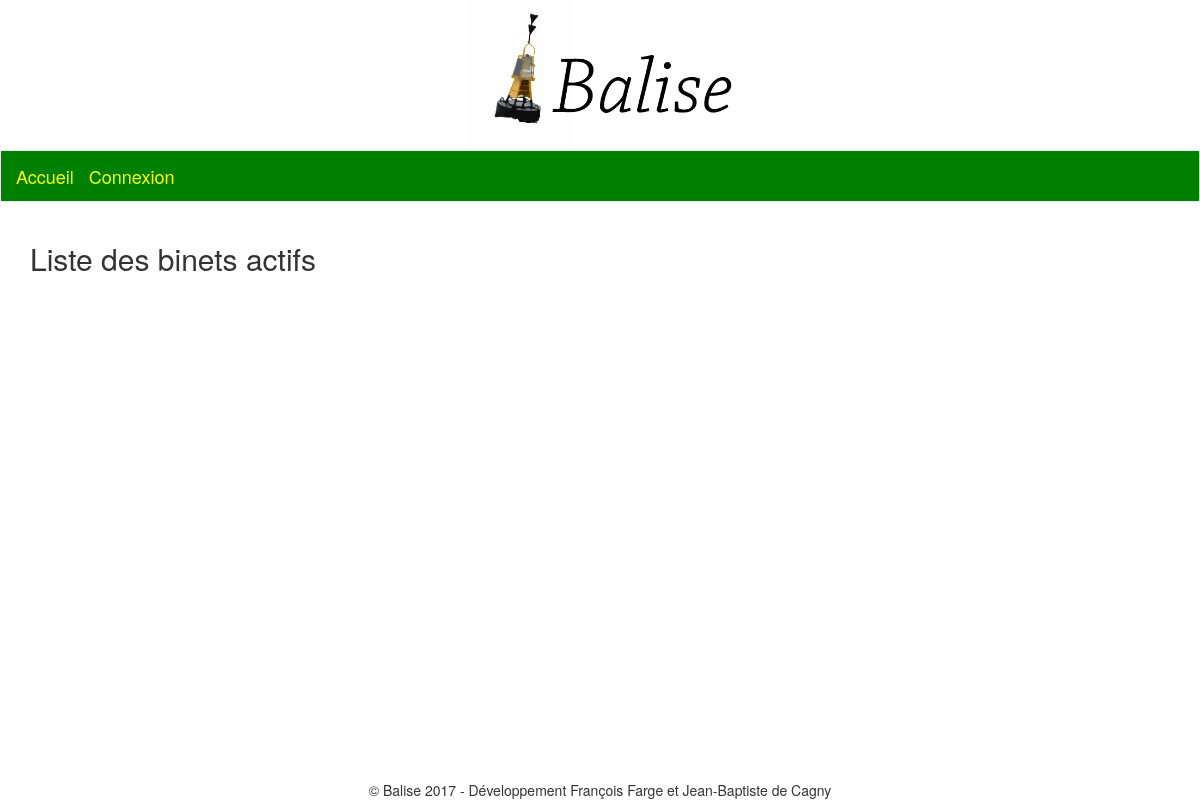
The page /binets/ on the database as committed earlier.
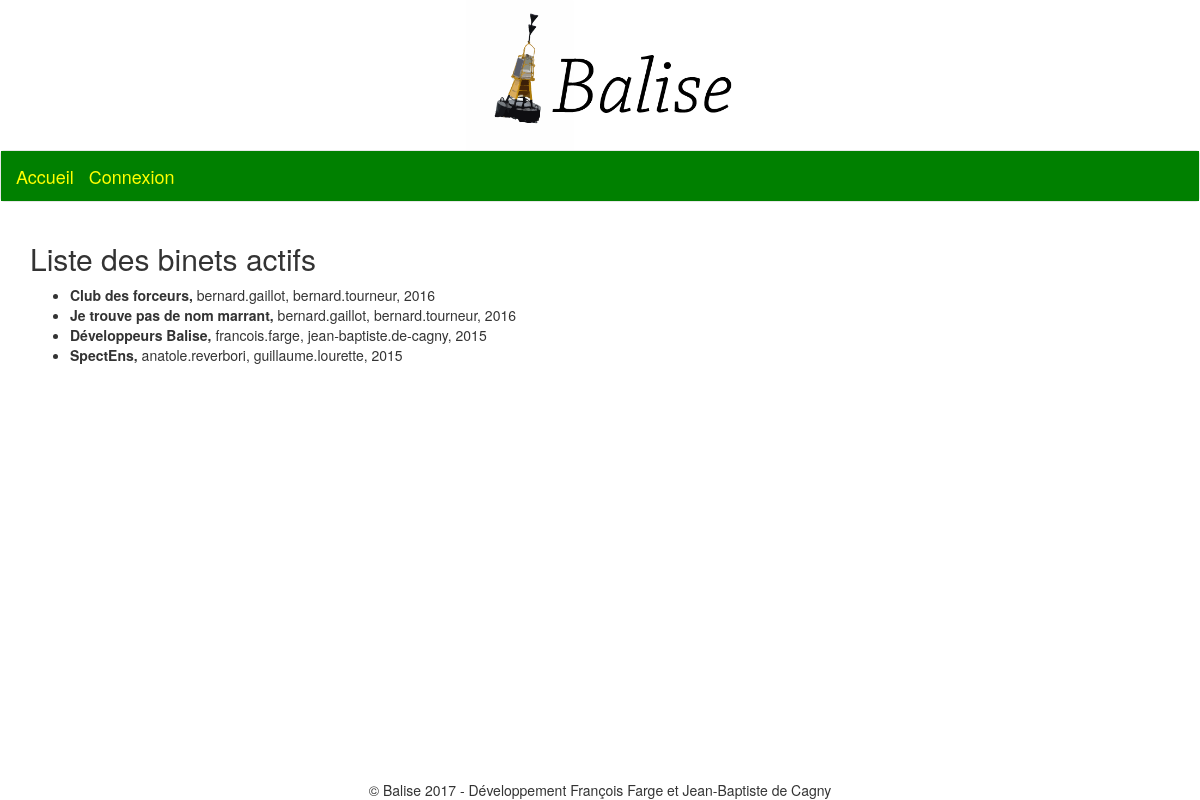
The same page on the database as committed later.
### binets/models.py (models this page shows, shortened)
class Binet(models.Model):
	nom = models.CharField(max_length=100)
	description = models.TextField(blank=True, null = True) # facultatif
	type_binet = models.ForeignKey('TypeBinet', verbose_name = "Type du binet")
	remarques_admins = models.TextField(blank=True, null = True) # facultatif
	is_active = models.BooleanField(verbose_name = "Actif", default=True)
	current_president = models.ForeignKey(User, verbose_name = "Président", related_name = "current_president")
	current_tresorier = models.ForeignKey(User, verbose_name = "Trésorier", related_name = "current_tresorier")
	current_promotion = models.ForeignKey('accounts.Promotion', verbose_name = "Promo")
	class Meta:
		ordering = ('current_promotion', 'nom',)
		unique_together = ('nom',)

### accounts/models.py (models this page shows)
class Promotion(models.Model):
	nom = models.CharField(max_length=4)
	class Meta:
		ordering = ('-nom',)
		unique_together = ('nom',)
	def __str__(self):
		return self.nom

### binets/views.py (the view)
def all_binets(request):
	liste_binets = Binet.objects.filter(is_active=True)
	return render(request, 'binets/all_binets.html', locals())

### binets/templates/binets/all_binets.html
{% extends 'base.html' %}
{% block content %}
	<h2>Liste des binets actifs</h2>
	<ul>
	{% for binet in liste_binets %}
		<div class="binet">
			<li><strong>{{ binet.nom }}, </strong>{{ binet.current_president }}, {{ binet.current_tresorier }}, {{ binet.current_promotion }}</li>
		</div>
	{% endfor %}
	</ul>
{% endblock %}

### templates/base.html (shortened to what this page needs)
<!DOCTYPE html>
{% load static %}
<html lang="fr">
<head>
   <link rel="stylesheet" href="{% static 'css/style.css' %}" />
   <link rel="stylesheet" href="{% static 'css/dist/css/bootstrap.min.css' %}" />
</head>
<body>
  <header>
    <img src="{% static 'img/Balise_2.png' %}" alt="Logo Balise" class='centre' />
  </header>
  <nav class='navbar navbar-default'>
  	<div class='container-fluid kesdorado'>
      <div class='navbar-header'>
        <a href="/" class='navbar-brand'><p class='kesdorado'>Accueil</p></a>
      </div>
      {% block nav %}
        <div class='collapse navbar-collapse' id='onglets'>
         <ul class='nav navbar-nav'>
            {% if user.is_authenticated %}
              <li><a href="/binets" class='navbar-brand'><p class='kesdorado'>Liste des binets</p></a></li>
              {% if user.is_staff %}<li><a href="/backend" class='navbar-brand'><p class='kesdorado'>Administration</p></a></li>{% endif %}
              <li><a href="/compta" class='navbar-brand'><p class='kesdorado'>Compta</p></a></li>
              <li><a href="/accounts/logout" class='navbar-brand'><p class='kesdorado'>Déconnexion</p></a></li>
            {% else %}
              <li><a href="/accounts/login" class='navbar-brand'><p class='kesdorado'>Connexion</p></a></li>
            {% endif %}
         </ul>
        </div>
      {% endblock %}
  	</div>
  </nav>
 <section id="content" class='marge-bas'>
<div class='container'>
     {% block content %}{% endblock %}
</div>
 </section>
<footer>&copy; Balise 2017 - Développement François Farge et Jean-Baptiste de Cagny</footer>
</body>
</html>

### static/css/style.css (style rules this page uses)
img.centre { display: block; margin: auto; height: 150px; }
footer { bottom: 0px; position: fixed; width: 100%; text-align: center; z-index: 1; background-color: white; }
.kesdorado { background-color: green; color: yellow; }
.marge-bas { margin-bottom: 50px; }

Rows that differ between the two databases and show on the page:
added Binet: nom "Club des forceurs", current_president "bernard.gaillot", current_tresorier "bernard.tourneur", current_promotion "2016"
added Binet: nom "Je trouve pas de nom marrant", current_president "bernard.gaillot", current_tresorier "bernard.tourneur", current_promotion "2016"
added Binet: nom "Développeurs Balise", current_president "francois.farge", current_tresorier "jean-baptiste.de-cagny", current_promotion "2015"
added Binet: nom "SpectEns", current_president "anatole.reverbori", current_tresorier "guillaume.lourette", current_promotion "2015"
